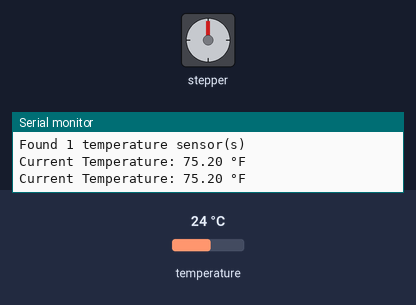
Simulated run of this sketch. Board: Arduino Uno, built with avr-gcc and run on an emulated ATmega328P. On the bench: stepper motor, the last lines printed to the serial monitor. Wiring (inferred from the names in the program): stepper motor driver (200 steps per turn assumed): step pin 2; direction pin 5. The test bench sets the inputs (shaded band); at power-on: temperature 24 °C.

Above: at 3.3 s.
3.4 s: temperature set to 26.3 °C
9.1 s: temperature set to 27 °C
At 19.3 s:
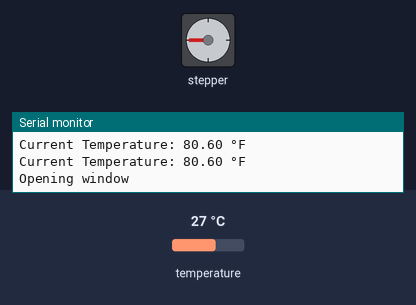
19.6 s: temperature set to 25.4 °C
25.3 s: temperature set to 24.2 °C
At 35.9 s:
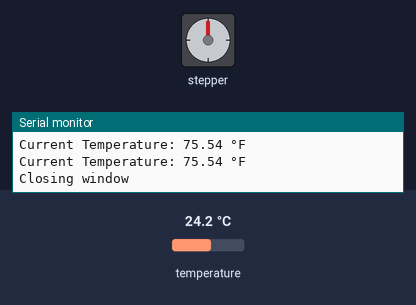
Timing chart, 0 to 36.9 s (numbered marks = the images above; inputs shaded):
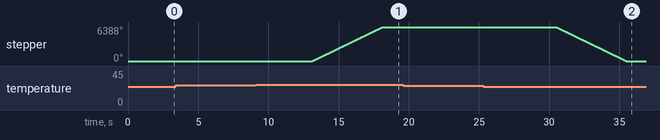

The sketch:

codeWithSafetyIDC2.ino
```cpp
#include <OneWire.h>
#include <DallasTemperature.h>

// Define pins for temperature sensor and stepper motor
#define ONE_WIRE_BUS 4  // Data wire for temperature sensor
#define stepPin 2       // Step pin for stepper motor
#define dirPin 5        // Direction pin for stepper motor

// Temperature thresholds
const float UPPER_THRESHOLD = 80.0;  // Fahrenheit
const float LOWER_THRESHOLD = 77.0;  // Fahrenheit

// Setup a oneWire instance to communicate with OneWire devices
OneWire oneWire(ONE_WIRE_BUS);
DallasTemperature sensors(&oneWire);

// Variable to track window state
bool windowOpen = false;  // 0 = Closed, 1 = Open

// Consecutive reading counters
int aboveThresholdCount = 0;
int belowThresholdCount = 0;
const int REQUIRED_CONSECUTIVE_READINGS = 3;  // How many consecutive readings trigger the action

// Function to rotate the stepper motor
void rotateMotor(bool direction, unsigned long duration) {
  digitalWrite(dirPin, direction ? HIGH : LOW);  // Set direction

  unsigned long startTime = millis();
  while (millis() - startTime < duration) {  // Run for specified time
    digitalWrite(stepPin, HIGH);
    delayMicroseconds(700);  // Adjust step timing as needed
    digitalWrite(stepPin, LOW);
    delayMicroseconds(700);
  }
}

void setup() {
  Serial.begin(9600);
  while (!Serial) {
    ; // Wait for serial port to connect
  }

  sensors.begin();
  pinMode(stepPin, OUTPUT);
  pinMode(dirPin, OUTPUT);

  Serial.println("Initializing Temperature Sensor...");
  int deviceCount = sensors.getDeviceCount();
  Serial.print("Found ");
  Serial.print(deviceCount);
  Serial.println(" temperature sensor(s)");
}

void loop() {
  float tempF;
  sensors.requestTemperatures();
  tempF = sensors.getTempFByIndex(0);

  if (tempF == DEVICE_DISCONNECTED_F) {
    Serial.println("Error: Temperature sensor disconnected!");
    delay(1000);
    return;
  }

  Serial.print("Current Temperature: ");
  Serial.print(tempF, 2);
  Serial.println(" °F");

  // Logic for opening and closing the window with consecutive checks
  if (tempF > UPPER_THRESHOLD) {
    aboveThresholdCount++;
    belowThresholdCount = 0;  // Reset below count

    if (aboveThresholdCount >= REQUIRED_CONSECUTIVE_READINGS && !windowOpen) {
      Serial.println("Opening window");
      rotateMotor(true, 5000);  // Rotate to open window
      windowOpen = true;
      aboveThresholdCount = 0;  // Reset counter after action
    }
  }
  else if (tempF < LOWER_THRESHOLD) {
    belowThresholdCount++;
    aboveThresholdCount = 0;  // Reset above count

    if (belowThresholdCount >= REQUIRED_CONSECUTIVE_READINGS && windowOpen) {
      Serial.println("Closing window");
      rotateMotor(false, 5000);  // Rotate to close window
      windowOpen = false;
      belowThresholdCount = 0;  // Reset counter after action
    }
  }
  else {
    // Reset counters if the temperature is within thresholds
    aboveThresholdCount = 0;
    belowThresholdCount = 0;
  }

  delay(1000);  // Delay between temperature checks
}
```

Measured:
- the behaviour switches between 26.6 and 26.7 °C on temperature (found by bisection; images 0 and 1)
- the behaviour switches between 25 and 24.9 °C on temperature (found by bisection; images 1 and 2)
- after the input at 9.1 s, stepper: turns 6388° clockwise in 5.0 s, starting after 4.0 s
- after the input at 25.3 s, stepper: turns 6388° counter-clockwise in 5.0 s, starting after 5.2 s
